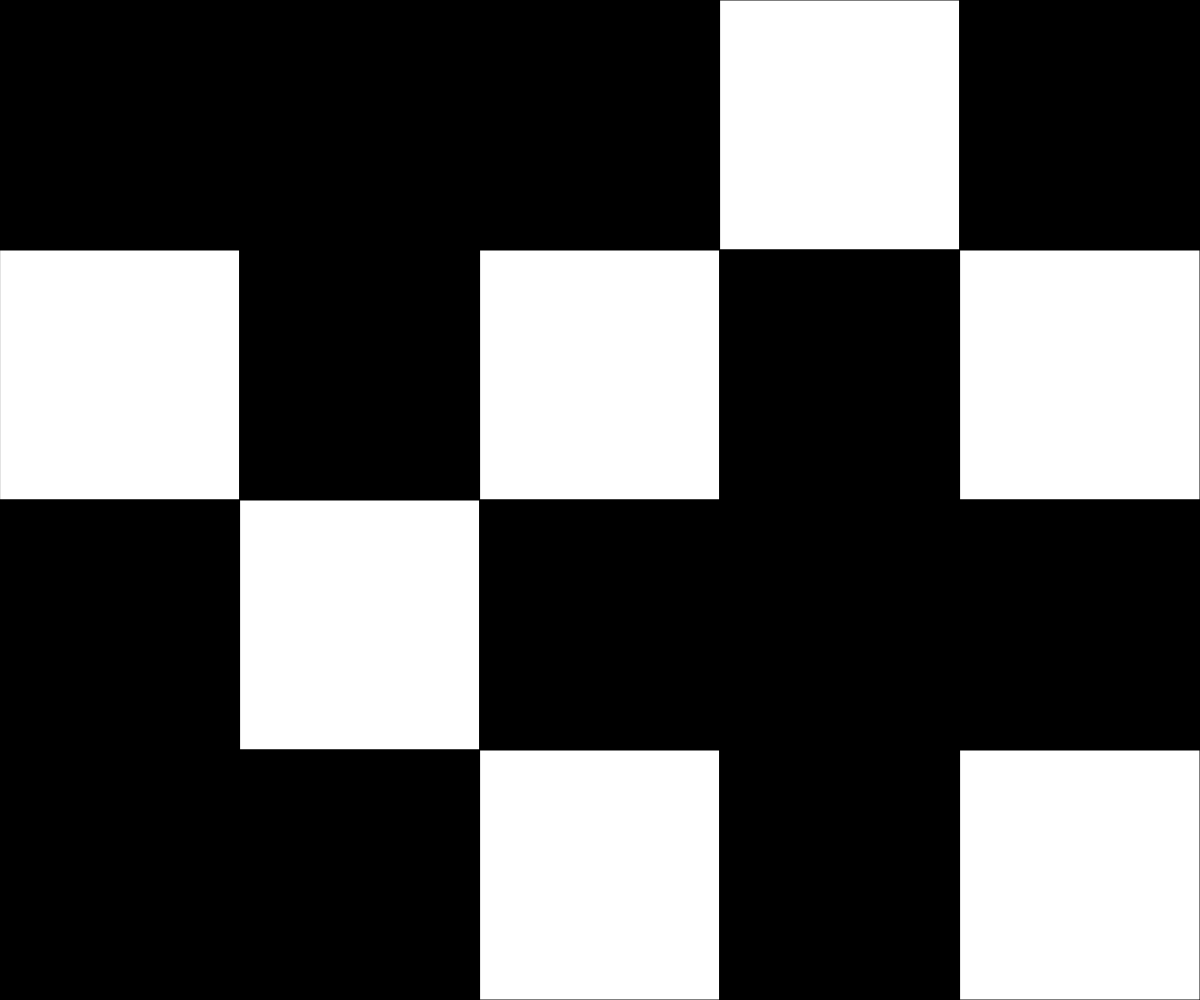
Frame 1 (no input)
Frame 60 (no input): identical to frame 1, image omitted
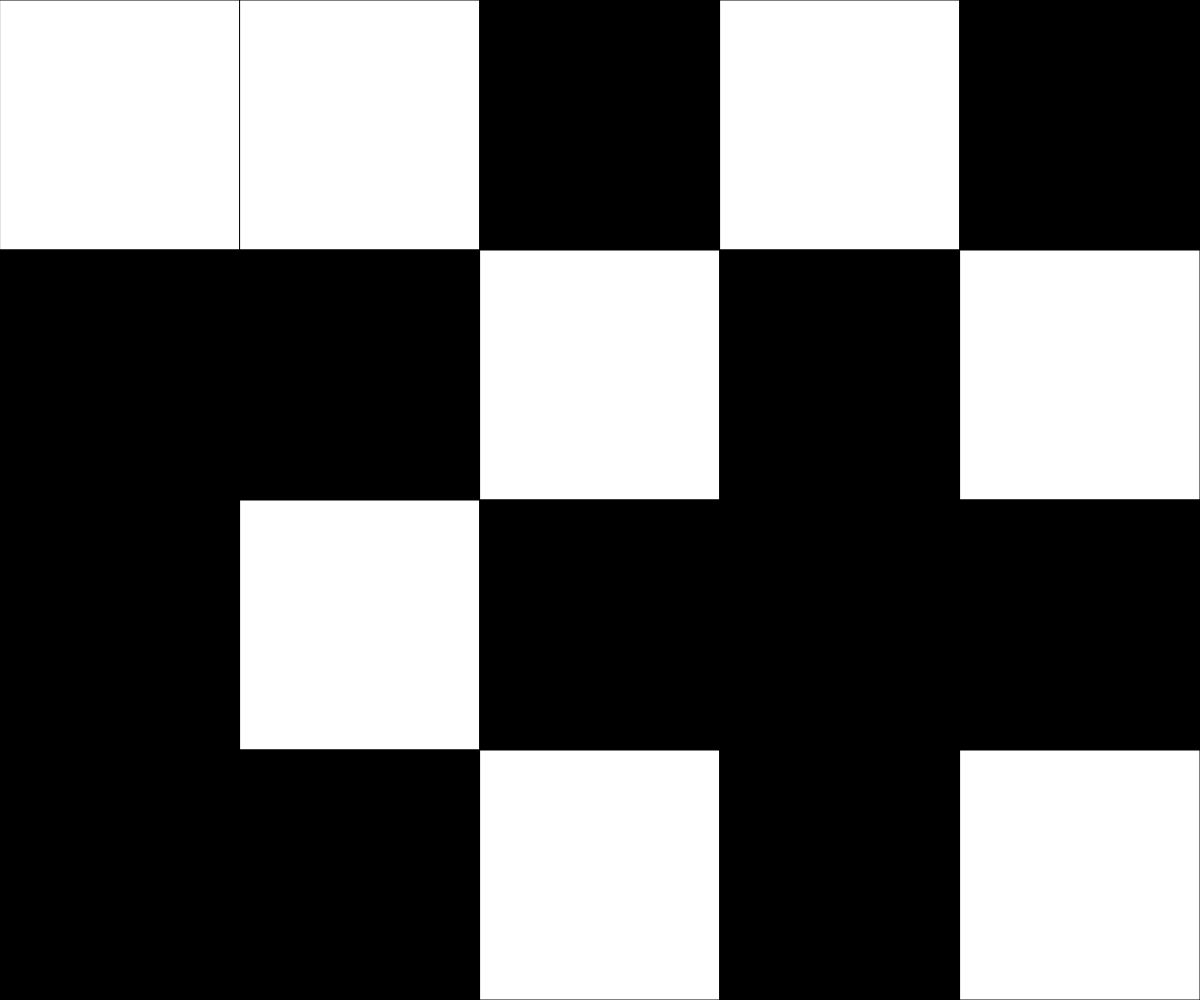
Frame 120 (the mouse pressed at the canvas centre since frame 60)

The p5.js sketch that drew these frames (run headless with seeded random() and noise() and a simulated clock; from frame 60 on, the mouse is pressed at the canvas centre):

// p5.js sketch
// ── sketch.js
// Puzzle Game
// Ian Herperger
// 10/29/2024

const NUM_ROWS = 4;
const NUM_COLS = 5;
let winCon = 0;
let rectWidth, rectHeight;
let currentRow, currentCol;
let gridData = [[0,0,0,255,0],
                [255,0,255,0,255],
                [0,255,0,0,0],
                [0,0,255,0,255]];
function setup() {
  createCanvas(windowWidth, windowHeight);
  rectWidth = width / NUM_COLS;
  rectHeight = height / NUM_ROWS;

}
function drawGrid(){
//draw the squares for the grid that appears
  for (let y = 0; y < NUM_ROWS; y++){
    for (let x = 0; x < NUM_COLS; x++){
      fill(gridData[y][x]);
      rect(x*rectWidth,y*rectHeight,rectWidth,rectHeight);
    }
  }
}
function determineActiveSquare(){
  //know which squares are currently no solved
  currentRow = int(mouseY / rectHeight);
  currentCol = int(mouseX / rectWidth);
  print(currentCol, currentRow);
}


function flip(col, row){
  if (col >= 0 && col < NUM_COLS && row >= 0 && row < NUM_ROWS){
    if (gridData[row][col] === 0){
      gridData[row][col] = 255;
    }
    else{ 
      gridData[row][col] = 0;
    }
  }
}

function draw() {
  background(220);
  determineActiveSquare();
  drawGrid();
  win();
}
function mousePressed(){
  if(keyIsDown(SHIFT)){
    flip(currentCol, currentRow );
  }
  else{


    flip(currentCol, currentRow );//mouse
    flip(currentCol-1, currentRow );//left
    flip(currentCol+1, currentRow );//right
    flip(currentCol, currentRow-1 );//up
    flip(currentCol, currentRow+1 );//down
  }

}
function win(){
  let fv = gridData[0][0];
  let white = gridData.every(row => row.every(value=> value === fv));
  if(white){
    stroke(0);

    textAlign(CENTER);
    textSize(50);
    fill(0);
    text("YOU WIN",width/2,height/2);

  }
  let black = gridData.every(row => row.every(value=> value === fv));
  if(black){
    fill(255);
    textAlign(CENTER);
    textSize(50);
    text("YOU WIN",width/2,height/2);

  }

}
